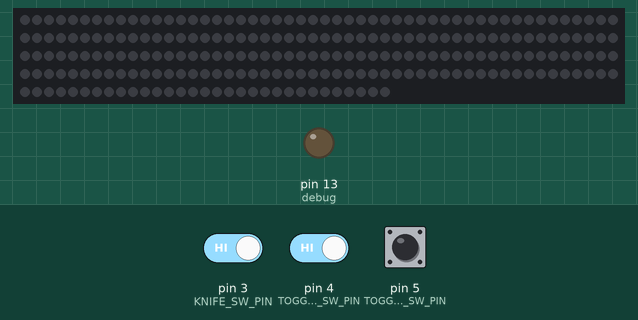
Simulated run of this sketch. Board: Arduino Uno, built with avr-gcc and run on an emulated ATmega328P. Parts: 231 RGB LEDs in strip order, left to right, continuing on the next row, output pins drawn as LEDs (lit = HIGH). The test bench sets the inputs (shaded band); at power-on: pin 5 (TOGGLE_2_SW_PIN) HIGH, pin 3 (KNIFE_SW_PIN) HIGH, pin 4 (TOGGLE_1_SW_PIN) HIGH. Dim RGB values are drawn brighter than linear; random numbers use the default seed unless the sketch sets one.

Above: at 1.2 s.
1.3 s: pin 5 (TOGGLE_2_SW_PIN) pulled LOW for 1 s
At 1.67 s:
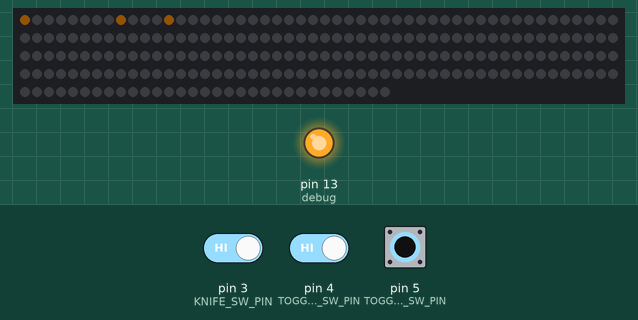
3.8 s: pin 5 (TOGGLE_2_SW_PIN) pulled LOW for 3.2 s
At 8.2 s:
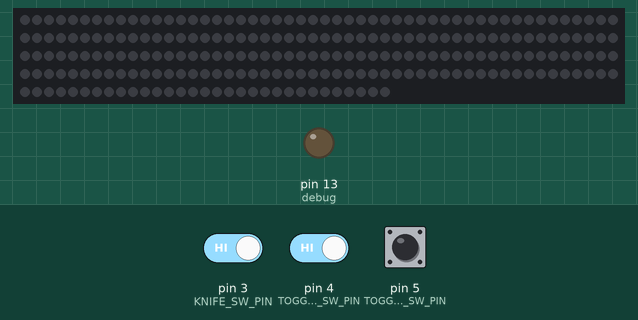
8.5 s: pin 3 (KNIFE_SW_PIN) driven LOW and pin 4 (TOGGLE_1_SW_PIN) driven LOW and pin 5 (TOGGLE_2_SW_PIN) driven LOW
At 8.95 s:
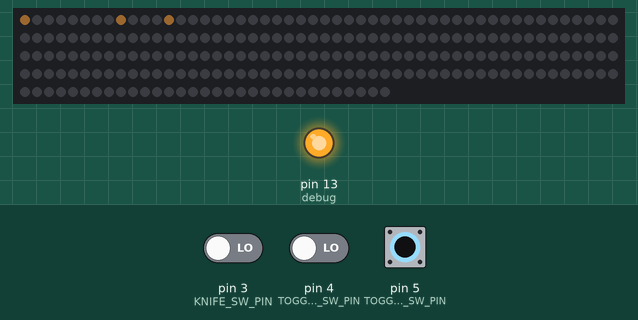
10.8 s: pin 4 (TOGGLE_1_SW_PIN) driven HIGH
At 11.03 s:
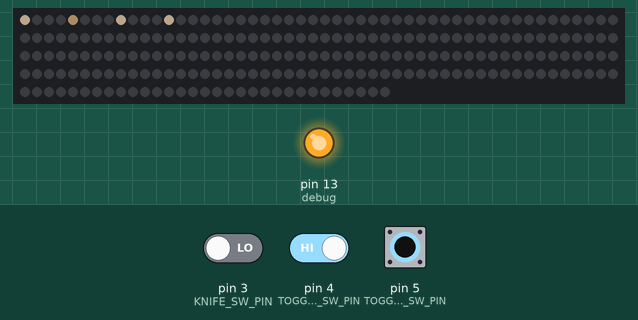
12.7 s: pin 4 (TOGGLE_1_SW_PIN) driven LOW
At 13.6 s:
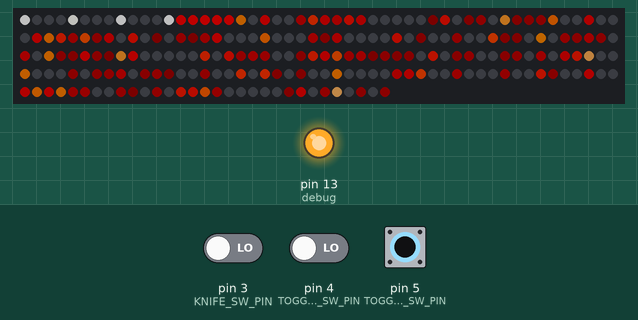
14.3 s: pin 5 (TOGGLE_2_SW_PIN) driven HIGH
At 14.8 s:
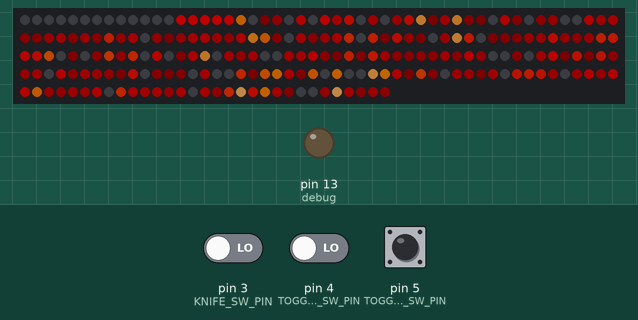
Timing chart, 0 to 17.0 s (numbered marks = the images above; inputs shaded):
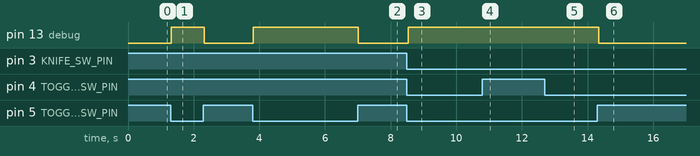

The sketch:

Lab_Coat.ino
```cpp
// Create an object for writing to the LED strip.
#include <APA102.h>
#define LED_DATA_PIN 12
#define LED_CLOCK_PIN 11
APA102<LED_DATA_PIN, LED_CLOCK_PIN> ledPort;

#define BRIGHTNESS 10 //31

// Set the number of LEDs
#define FLUX_LED_COUNT 13
#define POINT_LED_COUNT 5
#define FIRE_LED_COUNT 213
#define FULL_LED_COUNT (FLUX_LED_COUNT + POINT_LED_COUNT + FIRE_LED_COUNT)

// Create a buffer for holding the colors (3 bytes per color).
rgb_color colors[FULL_LED_COUNT];
rgb_color* flux_colors  = &(colors[0]);
rgb_color* point_colors = &(flux_colors[FLUX_LED_COUNT]);
rgb_color* fire_colors  = &(point_colors[POINT_LED_COUNT]);

// timing
unsigned long now;

// switches
#define KNIFE_SW_PIN 3
#define TOGGLE_1_SW_PIN 4
#define TOGGLE_2_SW_PIN 5

bool knife_state;
bool prev_knife_state;
unsigned long knife_start;
unsigned long knife_stop;
bool toggle_1_state;
bool toggle_2_state;

////////////////////////////////////////////////////////////////
// BEGIN SECTION GENERATED BY blackbody_color_scale.py

// http://www.vendian.org/mncharity/dir3/blackbody/UnstableURLs/bbr_color.html

#define FIRE_PERIOD 10
#define FIRE_CHANGE_COUNT 10

#define BLACKBODY_COUNT 52
// the following makes a dreceasing random distribution
#define GET_BLACKBODY_INDEX ((random(73) * random(73)) / 100) % BLACKBODY_COUNT

const rgb_color blackbody[] = {{3,0,0},{12,0,0},{21,0,0},{30,0,0},{39,0,0},{48,0,0},{57,0,0},{66,0,0},{75,0,0},{84,0,0},{93,0,0},{102,0,0},{111,0,0},{120,0,0},{129,0,0},{138,0,0},{147,0,0},{156,0,0},{165,0,0},{174,0,0},{183,0,0},{192,0,0},{201,0,0},{210,6,0},{219,15,0},{228,24,0},{237,33,0},{246,42,0},{255,51,0},{255,51,0},{255,69,0},{255,82,0},{255,93,0},{255,102,0},{255,111,0},{255,118,0},{255,124,0},{255,130,0},{255,135,0},{255,141,11},{255,146,29},{255,152,41},{255,157,51},{255,162,60},{255,166,69},{255,170,77},{255,174,84},{255,178,91},{255,182,98},{255,185,105},{255,189,111},{255,192,118}};

unsigned long last_fire;

// END SECTION GENERATED BY blackbody_color_scale.py
////////////////////////////////////////////////////////////////

////////////////////////////////////////////////////////////////
// BEGIN SECTION GENERATED BY sign_period.m

#define CURVE_LENGTH 256
#define MS_IN_S 3000
#define MIN_FREQ 43
#define FREQUENCY_COUNT 5
#define F_NUM CURVE_LENGTH
#define F_DEN (MS_IN_S * MIN_FREQ)

const unsigned int frequencies[] = {43*F_NUM, 47*F_NUM, 53*F_NUM, 59*F_NUM, 61*F_NUM};

const uint8_t curve[] = {0, 0, 0, 0, 0, 0, 0, 0, 0, 0, 0, 0, 0, 0, 0, 0, 0, 0, 0, 0, 0, 0, 0, 0, 0, 0, 1, 1, 1, 1, 1, 1, 1, 1, 1, 1, 1, 1, 2, 2, 2, 2, 2, 2, 2, 3, 3, 3, 3, 4, 4, 4, 5, 5, 6, 6, 7, 7, 8, 8, 9, 10, 11, 11, 12, 13, 14, 16, 17, 18, 20, 21, 23, 24, 26, 28, 30, 33, 35, 38, 40, 43, 46, 49, 53, 56, 60, 64, 68, 73, 77, 82, 87, 92, 97, 102, 108, 113, 119, 125, 131, 137, 144, 150, 156, 163, 169, 175, 181, 188, 194, 200, 205, 211, 216, 221, 226, 231, 235, 239, 242, 245, 248, 250, 252, 254, 255, 255, 255, 255, 254, 252, 250, 248, 245, 242, 239, 235, 231, 226, 221, 216, 211, 205, 200, 194, 188, 181, 175, 169, 163, 156, 150, 144, 137, 131, 125, 119, 113, 108, 102, 97, 92, 87, 82, 77, 73, 68, 64, 60, 56, 53, 49, 46, 43, 40, 38, 35, 33, 30, 28, 26, 24, 23, 21, 20, 18, 17, 16, 14, 13, 12, 11, 11, 10, 9, 8, 8, 7, 7, 6, 6, 5, 5, 4, 4, 4, 3, 3, 3, 3, 2, 2, 2, 2, 2, 2, 2, 1, 1, 1, 1, 1, 1, 1, 1, 1, 1, 1, 1, 0, 0, 0, 0, 0, 0, 0, 0, 0, 0, 0, 0, 0, 0, 0, 0, 0, 0, 0, 0, 0, 0, 0, 0, 0, 0};

// END SECTION GENERATED BY sign_period.m
////////////////////////////////////////////////////////////////

////////////////////////////////////////////////////////////////
// BEGIN SECTION GENERATED BY flux_capacitor.py

#define FLUX_FRAME_MS 130
#define FLUX_LIGHTS 4
#define FLUX_STEP ((now / FLUX_FRAME_MS) % FLUX_LIGHTS)
#define FLUX_ON_COUNT 26
const rgb_color flux_off =  {  0,   0,   0};
const rgb_color flux_on[] = {{64,36,5},{74,46,15},{84,56,25},{94,66,35},{104,76,45},{114,86,55},{124,96,65},{134,106,75},{144,116,85},{154,126,95},{164,136,105},{174,146,115},{184,156,125},{194,166,135},{204,176,145},{214,186,155},{224,196,165},{234,206,175},{244,216,185},{254,226,195},{255,236,205},{255,246,215},{255,255,225},{255,255,235},{255,255,245},{255,255,255}};
const rgb_color flux_on_mid[] = {{0,0,0},{0,0,0},{0,0,0},{0,0,0},{0,0,0},{0,0,0},{0,0,0},{0,0,0},{0,0,0},{0,0,0},{0,0,0},{0,0,0},{0,0,0},{68,40,9},{88,60,29},{108,80,49},{128,100,69},{148,120,89},{168,140,109},{188,160,129},{208,180,149},{228,200,169},{248,220,189},{255,240,209},{255,255,229},{255,255,249}};

#define FLUX_POWER_UP_LOOPS 7

inline unsigned int flux_time (void) {
    return min(FLUX_ON_COUNT - 1, ((now - knife_start) * FLUX_ON_COUNT) / (FLUX_LIGHTS * FLUX_FRAME_MS * FLUX_POWER_UP_LOOPS));
}

// END SECTION GENERATED BY flux_capacitor.py
////////////////////////////////////////////////////////////////

/*
 * PURPOSE:
 *     Set Flux Capactior LEDS
 * GLOBALS:
 *     now
 *     start_switch
 * INPUTS:
 *     (none)
 * OUTPUTS:
 *     (none)
 */
void set_flux_LEDs (void) {
    if (toggle_2_state) {
        // determine color
        unsigned int flux_index = knife_state? flux_time() : 0;
        rgb_color flux_color = flux_on[flux_index];

        // middle
        flux_colors[4] = flux_on_mid[flux_index];

        // lines
        switch(FLUX_STEP)
        {
            case 0:
                flux_colors[ 0] = flux_color;
                flux_colors[ 8] = flux_color;
                flux_colors[12] = flux_color;

                flux_colors[ 1] = flux_off;
                flux_colors[ 7] = flux_off;
                flux_colors[11] = flux_off;

                flux_colors[ 2] = flux_off;
                flux_colors[ 6] = flux_off;
                flux_colors[10] = flux_off;

                flux_colors[ 3] = flux_off;
                flux_colors[ 5] = flux_off;
                flux_colors[ 9] = flux_off;
                break;
            case 1:
                flux_colors[ 0] = flux_off;
                flux_colors[ 8] = flux_off;
                flux_colors[12] = flux_off;

                flux_colors[ 1] = flux_color;
                flux_colors[ 7] = flux_color;
                flux_colors[11] = flux_color;

                flux_colors[ 2] = flux_off;
                flux_colors[ 6] = flux_off;
                flux_colors[10] = flux_off;

                flux_colors[ 3] = flux_off;
                flux_colors[ 5] = flux_off;
                flux_colors[ 9] = flux_off;
                break;
            case 2:
                flux_colors[ 0] = flux_off;
                flux_colors[ 8] = flux_off;
                flux_colors[12] = flux_off;

                flux_colors[ 1] = flux_off;
                flux_colors[ 7] = flux_off;
                flux_colors[11] = flux_off;

                flux_colors[ 2] = flux_color;
                flux_colors[ 6] = flux_color;
                flux_colors[10] = flux_color;

                flux_colors[ 3] = flux_off;
                flux_colors[ 5] = flux_off;
                flux_colors[ 9] = flux_off;
                break;
            default:
                flux_colors[ 0] = flux_off;
                flux_colors[ 8] = flux_off;
                flux_colors[12] = flux_off;

                flux_colors[ 1] = flux_off;
                flux_colors[ 7] = flux_off;
                flux_colors[11] = flux_off;

                flux_colors[ 2] = flux_off;
                flux_colors[ 6] = flux_off;
                flux_colors[10] = flux_off;

                flux_colors[ 3] = flux_color;
                flux_colors[ 5] = flux_color;
                flux_colors[ 9] = flux_color;
                break;
        }
    } else {
        for (unsigned int i = 0; i < FLUX_LED_COUNT; i++) {
            flux_colors[i] = rgb_color(0, 0, 0);
        }
    }
}

/*
 * PURPOSE:
 *     Get color curve location for a given point LED
 * GLOBALS:
 *     now
 * INPUTS:
 *     (none)
 * OUTPUTS:
 *     (none)
 */
inline uint8_t get_curve(unsigned int i) {
    return toggle_1_state ? curve[((now * frequencies[i]) / F_DEN) % CURVE_LENGTH] : 0;
}

#define RAMP_FREQ 1

inline uint8_t get_ramp_up (void) {
    return curve[min(CURVE_LENGTH / 2, ((now - knife_start) * RAMP_FREQ * CURVE_LENGTH) / (MS_IN_S))];
}

inline uint8_t get_ramp_down (void) {
    return curve[min(CURVE_LENGTH / 2, ((now - knife_stop) * RAMP_FREQ * CURVE_LENGTH) / (MS_IN_S)) + (CURVE_LENGTH / 2)];
}

void set_point_LEDs (void) {
    if (toggle_1_state) {
        uint8_t ramp = knife_state ? get_ramp_up() : get_ramp_down();
        for (unsigned int i = 0; i < POINT_LED_COUNT; i++) {
            point_colors[i] = rgb_color(max(ramp, get_curve(i)), 0, 0);
        }
    } else {
        for (unsigned int i = 0; i < POINT_LED_COUNT; i++) {
            point_colors[i] = rgb_color(0, 0, 0);
        }
    }
}

void set_fire_LEDs (void) {
    if (toggle_1_state && knife_state && ((now - knife_start) > (MS_IN_S / (RAMP_FREQ * 2)))) {
        if (now - last_fire > FIRE_PERIOD) {
            for (unsigned int i = 0; i < FIRE_CHANGE_COUNT; i++) {
                fire_colors[random(FIRE_LED_COUNT)] = blackbody[GET_BLACKBODY_INDEX];
            }
            last_fire = now;
        }
    } else {
        for (unsigned int i = 0; i < FIRE_LED_COUNT; i++) {
            fire_colors[i] = rgb_color(0, 0, 0);
        }
    }
}

void setup() {
    Serial.begin(9600); // debug
    pinMode(LED_BUILTIN, OUTPUT); // debug
    digitalWrite(LED_BUILTIN, LOW); //debug

    now = 0;

    // fire timing
    last_fire = 0;

    // knife siwtch
    pinMode(KNIFE_SW_PIN, INPUT_PULLUP);
    knife_state = false;
    prev_knife_state = false;
    knife_start = 0;
    knife_stop = 0;

    // toggle switches
    pinMode(TOGGLE_1_SW_PIN, INPUT_PULLUP);
    toggle_1_state = false;
    pinMode(TOGGLE_2_SW_PIN, INPUT_PULLUP);
    toggle_2_state = false;

    // zero all colors
    for (int i = 0; i < FULL_LED_COUNT; i++) {
      colors[i] = rgb_color(0, 0, 0);
    }
    ledPort.write(colors, FULL_LED_COUNT, BRIGHTNESS);
}

void loop() {
    now = millis();

    // knife switch
    prev_knife_state = knife_state;
    knife_state = !digitalRead(KNIFE_SW_PIN); // invert reading
    if (knife_state != prev_knife_state) {
        if (knife_state) {
            knife_start = now;
            //digitalWrite(LED_BUILTIN, HIGH); // debug
        } else {
            knife_stop = now;
            //digitalWrite(LED_BUILTIN, LOW); //debug
        }
    }

    // toggle switches
    toggle_1_state = !digitalRead(TOGGLE_1_SW_PIN); // invert reading
    toggle_2_state = !digitalRead(TOGGLE_2_SW_PIN); // invert reading
    digitalWrite(LED_BUILTIN, toggle_2_state);

    // flux capacitor
    set_flux_LEDs();

    // points
    set_point_LEDs();

    // fire
    set_fire_LEDs();

    // draw
    ledPort.write(colors, FULL_LED_COUNT, BRIGHTNESS);
}
```

Measured:
- after the input at 1.3 s, pin 13 (debug): LOW → HIGH at once, → LOW 1.0 s later; the LEDs: first change after 0.06 s (image 1 shows a later state)
- after the input at 3.8 s, pin 13 (debug): LOW → HIGH at once, → LOW 3.2 s later; the LEDs: first change after 0.05 s (image 2 shows a later state)
- after the input at 8.5 s, pin 13 (debug): LOW → HIGH at once; the LEDs: first change after 0.08 s (image 3 shows a later state)
- after the input at 14.3 s, pin 13 (debug): HIGH → LOW at once
